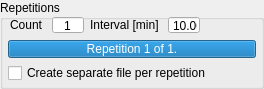
                    <widget class="QGroupBox" name="repetitions">
                     <property name="enabled">
                      <bool>true</bool>
                     </property>
                     <property name="geometry">
                       <rect>
                        <x>8</x>
                       <y>443</y>
                        <width>264</width>
                        <height>89</height>
                      </rect>
                     </property>
                     <property name="title">
                      <string>Repetitions</string>
                     </property>
                     <widget class="QLabel" name="repetitionCount_label">
                      <property name="geometry">
                       <rect>
                        <x>10</x>
                        <y>16</y>
                        <width>32</width>
                        <height>18</height>
                       </rect>
                      </property>
                      <property name="text">
                       <string>Count</string>
                      </property>
                      <property name="alignment">
                       <set>Qt::AlignLeading|Qt::AlignLeft|Qt::AlignVCenter</set>
                      </property>
                     </widget>
                     <widget class="QLabel" name="repetitionInterval_label">
                      <property name="geometry">
                       <rect>
                        <x>90</x>
                        <y>16</y>
                        <width>72</width>
                        <height>18</height>
                       </rect>
                      </property>
                      <property name="text">
                       <string>Interval [min]</string>
                      </property>
                      <property name="alignment">
                       <set>Qt::AlignLeading|Qt::AlignLeft|Qt::AlignVCenter</set>
                      </property>
                     </widget>
                     <widget class="QProgressBar" name="repetitionProgress">
                      <property name="geometry">
                       <rect>
                        <x>8</x>
                        <y>40</y>
                        <width>248</width>
                        <height>18</height>
                       </rect>
                      </property>
                      <property name="value">
                       <number>100</number>
                      </property>
                      <property name="alignment">
                       <set>Qt::AlignCenter</set>
                      </property>
                      <property name="format">
                       <string extracomment="Test">Repetition 1 of 1.</string>
                      </property>
                     </widget>
                     <widget class="QSpinBox" name="repetitionCount">
                      <property name="geometry">
                       <rect>
                        <x>52</x>
                        <y>16</y>
                        <width>32</width>
                        <height>18</height>
                       </rect>
                      </property>
                      <property name="alignment">
                       <set>Qt::AlignCenter</set>
                      </property>
                      <property name="buttonSymbols">
                       <enum>QAbstractSpinBox::NoButtons</enum>
                      </property>
                      <property name="minimum">
                       <number>1</number>
                      </property>
                      <property name="maximum">
                       <number>100</number>
                      </property>
                     </widget>
                     <widget class="QDoubleSpinBox" name="repetitionInterval">
                      <property name="geometry">
                       <rect>
                        <x>168</x>
                        <y>16</y>
                        <width>32</width>
                        <height>18</height>
                       </rect>
                      </property>
                      <property name="locale">
                       <locale language="English" country="UnitedStates"/>
                      </property>
                      <property name="alignment">
                       <set>Qt::AlignCenter</set>
                      </property>
                      <property name="buttonSymbols">
                       <enum>QAbstractSpinBox::NoButtons</enum>
                      </property>
                      <property name="decimals">
                       <number>2</number>
                      </property>
                      <property name="value">
                       <double>10.000000000000000</double>
                      </property>
                     </widget>
                     <widget class="QCheckBox" name="repetitionNewFile">
                      <property name="enabled">
                       <bool>true</bool>
                      </property>
                      <property name="geometry">
                       <rect>
                        <x>8</x>
                        <y>64</y>
                        <width>248</width>
                        <height>18</height>
                       </rect>
                      </property>
                      <property name="text">
                       <string>Create separate file per repetition</string>
                      </property>
                      <property name="checked">
                       <bool>false</bool>
                      </property>
                     </widget>
                    </widget>
